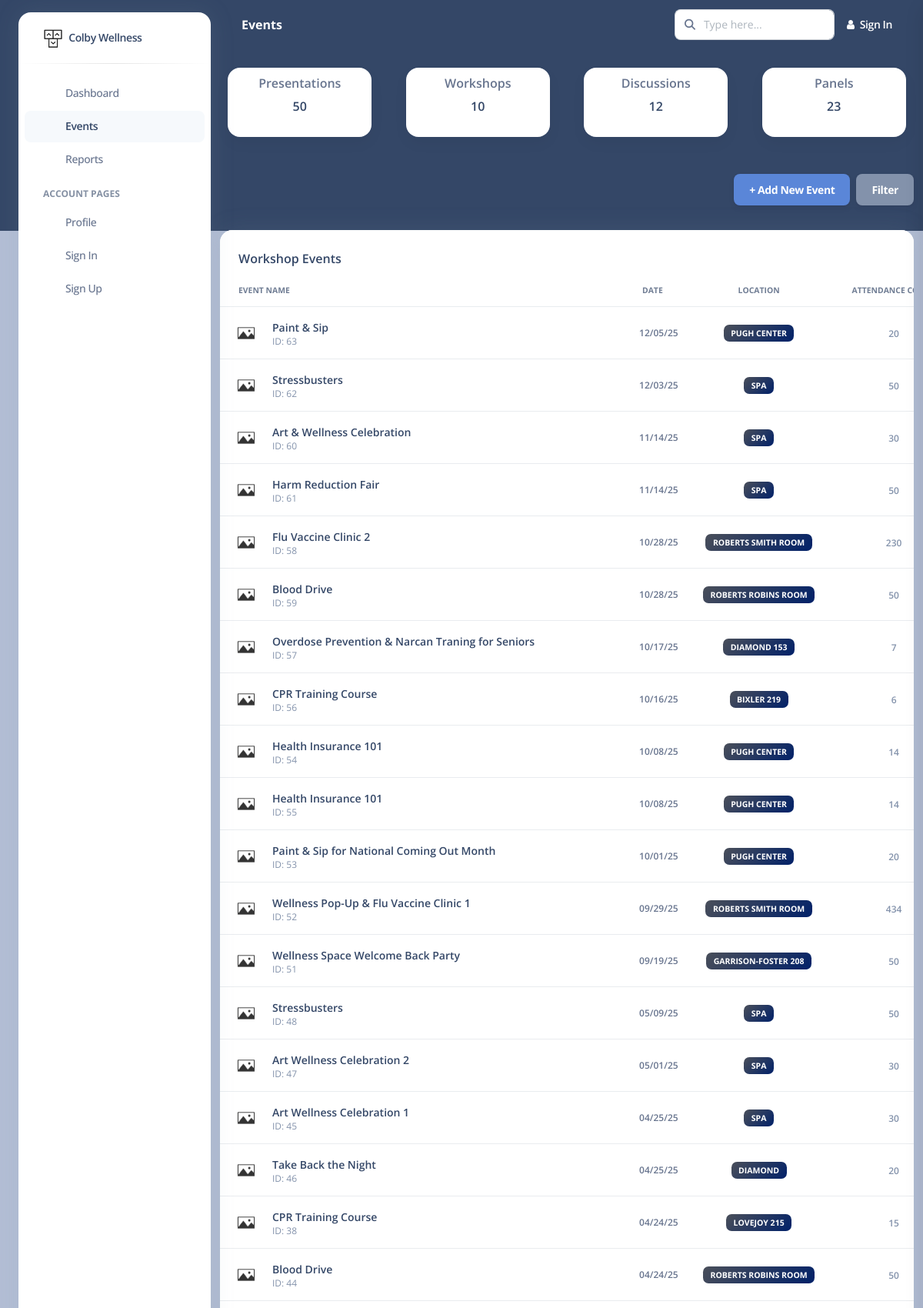
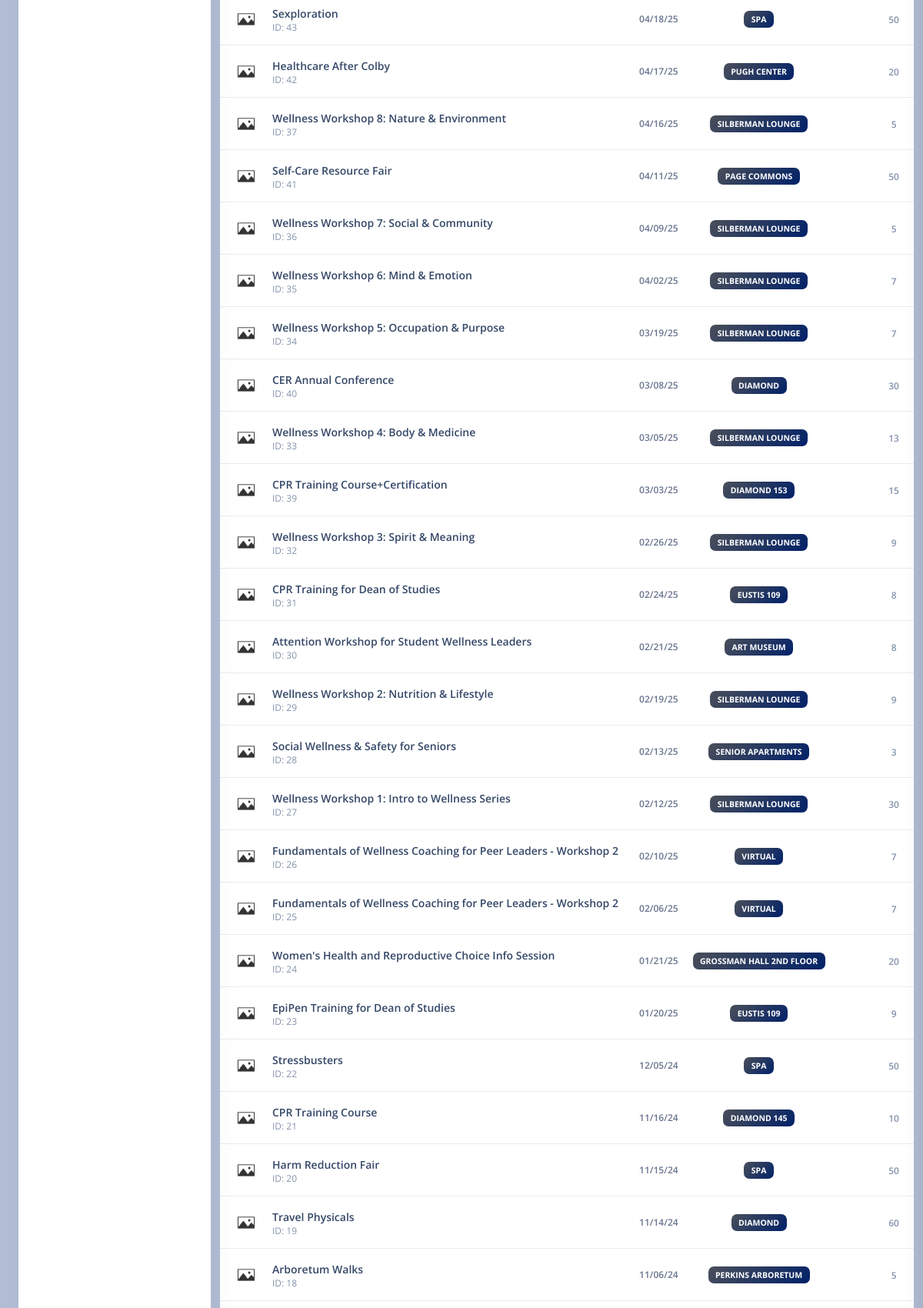
The page /api/v1/events (upper part) on the database its author committed (2 pictures, top to bottom).
### models.py (models this page shows)
class Events(db.Model):
    __tablename__ = "events"
    id = db.Column(db.Integer, primary_key=True)
    title = db.Column(db.String(200), nullable=False)
    start_time = db.Column(db.Time, nullable=True)
    end_time = db.Column(db.Time, nullable=True)
    date = db.Column(db.Date, nullable=False)
    attendance = db.Column(db.Integer, nullable=True)
    location = db.Column(db.String(80), nullable=True)
    description = db.Column(db.Text, nullable=True)
    advert_id = db.Column(db.Integer, db.ForeignKey('advertisement.id'), nullable=True)
    partner_id = db.Column(db.Integer, db.ForeignKey('partners.id'), nullable=True)
    lead_organizer = db.Column(db.Integer, db.ForeignKey('organizers.id'), nullable=True)
    type_id = db.Column(db.Integer, db.ForeignKey('event_type.id'), nullable=True)
    partners = db.relationship(
    'Partners',
    secondary='event_partners',
    back_populates='events',
    lazy='dynamic'
)
    organizer_obj = db.relationship('Organizer', foreign_keys=[lead_organizer])

### views.py (the view)
@main_blueprint.route('/api/v1/events')
def events_page():
    curEventList = getEventsList()
    return render_template('event.html', events=curEventList)

### views.py (called while the page is built)
def getEventsList():
    events = db.session.query(Events).order_by(Events.date.desc()).all()
    event_list = []
    for e in events:
        organizer = db.session.query(Organizer).filter_by(id=e.lead_organizer).first()
        organizer_name = organizer.name if organizer else "N/A"
        partner_names = [p.name for p in e.partners] if e.partners else []
        event_list.append({
            "id": e.id,
            "title": e.title,
            "date": e.date,
            "location": e.location,
            "attendance": e.attendance,
            "lead_organizer": organizer_name,
            "partners": ", ".join(partner_names)  # join multiple partners into a string
        })
    return event_list

### templates/event.html (shortened to what this page needs)
<!DOCTYPE html>
<html lang="en">
<head>
  <link href="https://demos.creative-tim.com/argon-dashboard-pro/assets/css/nucleo-icons.css" rel="stylesheet" />
  <link href="https://demos.creative-tim.com/argon-dashboard-pro/assets/css/nucleo-svg.css" rel="stylesheet" />
  <link rel="stylesheet" href="https://cdnjs.cloudflare.com/ajax/libs/font-awesome/4.7.0/css/font-awesome.min.css">
  <link id="pagestyle" href="{{ url_for('static', filename='css/argon-dashboard.css') }}" rel="stylesheet" />
  <link href="{{ url_for('static', filename='css/customEvent.css') }}" rel="stylesheet" />
</head>
<body class="g-sidenav-show bg-gray-100">
  <aside class="sidenav bg-white navbar navbar-vertical navbar-expand-xs border-0 border-radius-xl my-3 fixed-start ms-4 " id="sidenav-main">
    <div class="sidenav-header">
      <a class="navbar-brand m-0" href=" https://demos.creative-tim.com/argon-dashboard/pages/dashboard.html " target="_blank">
        <img src="{{ url_for('static', filename='images/logo-ct-dark.png') }}" width="26px" height="26px" class="navbar-brand-img h-100" alt="main_logo">
        <span class="ms-1 font-weight-bold">Colby Wellness</span>
      </a>
    </div>
    <hr class="horizontal dark mt-0">
    <div class="collapse navbar-collapse  w-auto" id="sidenav-collapse-main">
      <ul class="navbar-nav">
        <li class="nav-item">
          <a class="nav-link" href="{{ url_for('homepage.dashboard') }}">
            <div class="icon icon-shape icon-sm border-radius-md text-center me-2 d-flex align-items-center justify-content-center">
            </div>
            <span class="nav-link-text ms-1">Dashboard</span>
          </a>
        </li>
        <li class="nav-item">
          <a class="nav-link active" href="{{ url_for('homepage.events_page') }}">
            <div class="icon icon-shape icon-sm border-radius-md text-center me-2 d-flex align-items-center justify-content-center">
            </div>
            <span class="nav-link-text ms-1">Events</span>
          </a>
        </li>
        <li class="nav-item">
          <a class="nav-link" href="{{ url_for('homepage.report_page') }}">
            <div class="icon icon-shape icon-sm border-radius-md text-center me-2 d-flex align-items-center justify-content-center">
            </div>
            <span class="nav-link-text ms-1">Reports</span>
          </a>
        </li>
        <li class="nav-item mt-3">
          <h6 class="ps-4 ms-2 text-uppercase text-xs font-weight-bolder opacity-6">Account pages</h6>
        </li>
        <li class="nav-item">
          <a class="nav-link " href="{{ url_for('homepage.profile') }}">
            <div class="icon icon-shape icon-sm border-radius-md text-center me-2 d-flex align-items-center justify-content-center">
            </div>
            <span class="nav-link-text ms-1">Profile</span>
          </a>
        </li>
        <li class="nav-item">
          <a class="nav-link " href="{{ url_for('auth.signIn') }}">
            <div class="icon icon-shape icon-sm border-radius-md text-center me-2 d-flex align-items-center justify-content-center">
            </div>
            <span class="nav-link-text ms-1">Sign In</span>
          </a>
        </li>
        <li class="nav-item">
          <a class="nav-link " href="{{ url_for('auth.signUp') }}">
            <div class="icon icon-shape icon-sm border-radius-md text-center me-2 d-flex align-items-center justify-content-center">
            </div>
            <span class="nav-link-text ms-1">Sign Up</span>
          </a>
        </li>
      </ul>
    </div>
  </aside>
  <main class="main-content position-relative border-radius-lg ">
    <nav class="navbar navbar-main navbar-expand-lg px-0 mx-4 shadow-none border-radius-xl" id="navbarBlur" data-scroll="false">
      <div class="container-fluid py-1 px-3">
        <div class="d-flex align-items-center">
            <h6 class="font-weight-bolder text-white mb-0"> Events </h6>
        </div>
        <div class="collapse navbar-collapse mt-sm-0 mt-2 me-md-0 me-sm-4" id="navbar">
          <div class="ms-md-auto pe-md-3 d-flex align-items-center">
            <div class="input-group">
              <span class="input-group-text text-body"><i class="fas fa-search" aria-hidden="true"></i></span>
              <input type="text" class="form-control" placeholder="Type here...">
            </div>
          </div>
          <ul class="navbar-nav  justify-content-end">
            <li class="nav-item d-flex align-items-center">
              <a href="javascript:;" class="nav-link text-white font-weight-bold px-0">
                <i class="fa fa-user me-sm-1"></i>
                <span class="d-sm-inline d-none">Sign In</span>
              </a>
            </li>
          </ul>
        </div>
      </div>
    </nav>
    <div class="container-fluid py-4">
        <div class="row justify-content-center mb-4">
            <div class="col-xl-3 col-md-4 col-sm-6 mb-4">
                <div class="card custom-top-card">
                  <div class="card-body text-center">
                          <p class="text-center mb-1 font-weight-bold">Presentations</p>
                            <div class="text-center">
                                <h6 class="mb-0 font-weight-bold">50</h6>
                            </div>
                  </div>
                </div>
              </div>
              <div class="col-xl-3 col-md-4 col-sm-6 mb-4">
                <div class="card custom-top-card">
                  <div class="card-body text-center">
                          <p class="text-center mb-1 font-weight-bold">Workshops</p>
                            <div class="text-center">
                                <h6 class="mb-0 font-weight-bold">10</h6>
                            </div>
                  </div>
                </div>
              </div>
              <div class="col-xl-3 col-md-4 col-sm-6 mb-4">
                <div class="card custom-top-card">
                  <div class="card-body text-center">
                          <p class="text-center mb-1 font-weight-bold">Discussions</p>
                            <div class="text-center">
                                <h6 class="mb-0 font-weight-bold">12</h6>
                            </div>
                  </div>
                </div>
              </div>
              <div class="col-xl-3 col-md-4 col-sm-6 mb-4">
                <div class="card custom-top-card">
                  <div class="card-body text-center">
                          <p class="text-center mb-1 font-weight-bold">Panels</p>
                            <div class="text-center">
                                <h6 class="mb-0 font-weight-bold">23</h6>
                            </div>
                  </div>
                </div>
              </div>
        </div>
        <div class="d-flex justify-content-end mb-3">
  <button class="btn btn-primary me-2" data-bs-toggle="modal" data-bs-target="#addEventModal">
    + Add New Event
  </button>
  <button class="btn btn-secondary">
    Filter
  </button>
</div>
        <div class="row">
        <div class="col-12">
          <div class="card mb-4">
            <div class="card-header pb-0">
              <h6>Workshop Events</h6>
            </div>
            <div class="card-body px-0 pt-0 pb-2">
              <div class="table-responsive p-0">
                <table class="table align-items-center mb-0">
                  <thead>
                    <tr>
                      <th class="text-uppercase text-dark text-xxs font-weight-bolder opacity-7">Event Name</th>
                      <th class="text-center text-uppercase text-dark text-xxs font-weight-bolder opacity-7 ps-2">Date</th>
                      <th class="text-center text-uppercase text-dark text-xxs font-weight-bolder opacity-7">Location</th>
                      <th class="text-center text-uppercase text-dark text-xxs font-weight-bolder opacity-7">Attendance Count</th>
                    </tr>
                  </thead>
                <tbody>
                  {% for event in events %}
                  <tr id="event-{{ event.id }}" class="event-info"
                      data-event='{{ {
                            "title": event.title,
                            "poster": url_for("static", filename=event.poster_path) if event.poster_path else url_for("static", filename="images/default_poster.jpeg"),
                            "date": event.date.strftime("%B %d, %Y"),
                            "location": event.location,
                            "attendance": event.attendance,
                            "lead_organizer": event.lead_organizer,
                            "partners": event.partners
                        } | tojson }}'>
                    <td>
                      <div class="d-flex px-2 py-1">
                        <div>
                          <img src="{{ url_for('static', filename=event.poster_path) if event.poster_path else url_for('static', filename='images/default_poster.jpeg') }}" class="avatar avatar-sm me-3" alt="event">
                        </div>
                        <div class="d-flex flex-column justify-content-center">
                          <h6 class="mb-0 text-sm">{{ event.title }}</h6>
                          <p class="text-xs text-secondary mb-0">ID: {{ event.id }}</p>
                        </div>
                      </div>
                    </td>
                    <td class="align-middle text-center">
                      <p class="text-xs font-weight-bold mb-0">{{ event.date.strftime('%m/%d/%y') }}</p>
                    </td>
                    <td class="align-middle text-center text-sm">
                      <span class="badge badge-sm bg-gradient-primary">{{ event.location }}</span>
                    </td>
                    <td class="align-middle text-center">
                      <span class="text-secondary text-xs font-weight-bold">{{ event.attendance }}</span>
                    </td>
                  </tr>
                  {% endfor %}
                </tbody>
                </table>
              </div>
            </div>
          </div>
        </div>
      </div>
    </div>
  </main>
</body>
</html>

### static/css/customEvent.css (style rules this page uses)
body, .bg-gray-100, body.bg-gray-100 { background-color: #b3bed5 !important; }
.sidenav { overflow-y: visible !important; }
.sidenav .navbar-collapse { height: auto !important; max-height: none !important; }
.sidenav.bg-white { background-color: #ffffff ; border-radius: 1rem; }
.text-dark { color: #003b71 ; }
.bg-gradient-primary { background-image: linear-gradient(135deg, #4a4f5a, #012169); }
.custom-top-card { border-radius: 1rem; box-shadow: 0 8px 20px rgba(0, 0, 0, 0.04); }
.custom-top-card { min-height: 90px; width: 90%; margin-left: auto; margin-right: auto; }
.custom-top-card .card-body { padding-top: 0.4rem; padding-bottom: 0.1rem; }
.btn-primary { background-color: #5a86d8; }

### rows shown on the page
Events: title "Paint & Sip", date "12/05/25", location "PUGH CENTER"
Events: title "Stressbusters", date "12/03/25", location "SPA"
Events: title "Art & Wellness Celebration", date "11/14/25", location "SPA"
Events: title "Harm Reduction Fair", date "11/14/25", location "SPA"
Events: title "Flu Vaccine Clinic 2", date "10/28/25", location "ROBERTS SMITH ROOM"
Events: title "Blood Drive", date "10/28/25", location "ROBERTS ROBINS ROOM"
Events: title "Overdose Prevention & Narcan Traning for Seniors", date "10/17/25", location "DIAMOND 153"
Events: title "CPR Training Course", date "10/16/25", location "BIXLER 219"
Events: title "Health Insurance 101", date "10/08/25", location "PUGH CENTER"
Events: title "Health Insurance 101", date "10/08/25", location "PUGH CENTER"
Events: title "Paint & Sip for National Coming Out Month", date "10/01/25", location "PUGH CENTER"
Events: title "Wellness Pop-Up & Flu Vaccine Clinic 1", date "09/29/25", location "ROBERTS SMITH ROOM", attendance "434"
Events: title "Wellness Space Welcome Back Party", date "09/19/25", location "GARRISON-FOSTER 208"
Events: title "Stressbusters", date "05/09/25", location "SPA"
Events: title "Art Wellness Celebration 2", date "05/01/25", location "SPA"
Events: title "Art Wellness Celebration 1", date "04/25/25", location "SPA"
Events: title "Take Back the Night", date "04/25/25", location "DIAMOND"
Events: title "CPR Training Course", date "04/24/25", location "LOVEJOY 215"
Events: title "Blood Drive", date "04/24/25", location "ROBERTS ROBINS ROOM"
Events: title "Sexploration", date "04/18/25", location "SPA"
Events: title "Healthcare After Colby", date "04/17/25", location "PUGH CENTER"
Events: title "Wellness Workshop 8: Nature & Environment", date "04/16/25", location "SILBERMAN LOUNGE"
Events: title "Self-Care Resource Fair", date "04/11/25", location "PAGE COMMONS"
Events: title "Wellness Workshop 7: Social & Community", date "04/09/25", location "SILBERMAN LOUNGE"
Events: title "Wellness Workshop 6: Mind & Emotion", date "04/02/25", location "SILBERMAN LOUNGE"
Events: title "Wellness Workshop 5: Occupation & Purpose", date "03/19/25", location "SILBERMAN LOUNGE"
Events: title "CER Annual Conference", date "03/08/25", location "DIAMOND"
Events: title "Wellness Workshop 4: Body & Medicine", date "03/05/25", location "SILBERMAN LOUNGE"
Events: title "CPR Training Course+Certification", date "03/03/25", location "DIAMOND 153"
Events: title "Wellness Workshop 3: Spirit & Meaning", date "02/26/25", location "SILBERMAN LOUNGE"
Events: title "CPR Training for Dean of Studies", date "02/24/25", location "EUSTIS 109"
Events: title "Attention Workshop for Student Wellness Leaders", date "02/21/25", location "ART MUSEUM"
Events: title "Wellness Workshop 2: Nutrition & Lifestyle", date "02/19/25", location "SILBERMAN LOUNGE"
Events: title "Social Wellness & Safety for Seniors", date "02/13/25", location "SENIOR APARTMENTS"
Events: title "Wellness Workshop 1: Intro to Wellness Series", date "02/12/25", location "SILBERMAN LOUNGE"
Events: title "Fundamentals of Wellness Coaching for Peer Leaders - Workshop 2", date "02/10/25", location "VIRTUAL"
Events: title "Fundamentals of Wellness Coaching for Peer Leaders - Workshop 2", date "02/06/25", location "VIRTUAL"
Events: title "Women's Health and Reproductive Choice Info Session", date "01/21/25", location "GROSSMAN HALL 2ND FLOOR"
Events: title "EpiPen Training for Dean of Studies", date "01/20/25", location "EUSTIS 109"
Events: title "Stressbusters", date "12/05/24", location "SPA"
Events: title "CPR Training Course", date "11/16/24", location "DIAMOND 145"
Events: title "Harm Reduction Fair", date "11/15/24", location "SPA"
Events: title "Travel Physicals", date "11/14/24", location "DIAMOND"
Events: title "Arboretum Walks", date "11/06/24", location "PERKINS ARBORETUM"

### other values the page prints
{{ event.id }} "63" "62" "60" "61" "58" "59" "57" "56" "54" "55" "53" "52" "51" "48" "47" "45" "46" "38" "44" "43" "42" "37" "41" "36" "35" "34" "40" "33" "39" "32" "31" "30" "29" "28" "27" "26" "25" "24" "23" "22" "21" "20" "19" "18"
{{ event.attendance }} "20" "50" "30" "50" "230" "50" "7" "6" "14" "14" "20" "50" "50" "30" "30" "20" "15" "50" "50" "20" "5" "50" "5" "7" "7" "30" "13" "15" "9" "8" "8" "9" "3" "30" "7" "7" "20" "9" "50" "10" "50" "60" "5"
